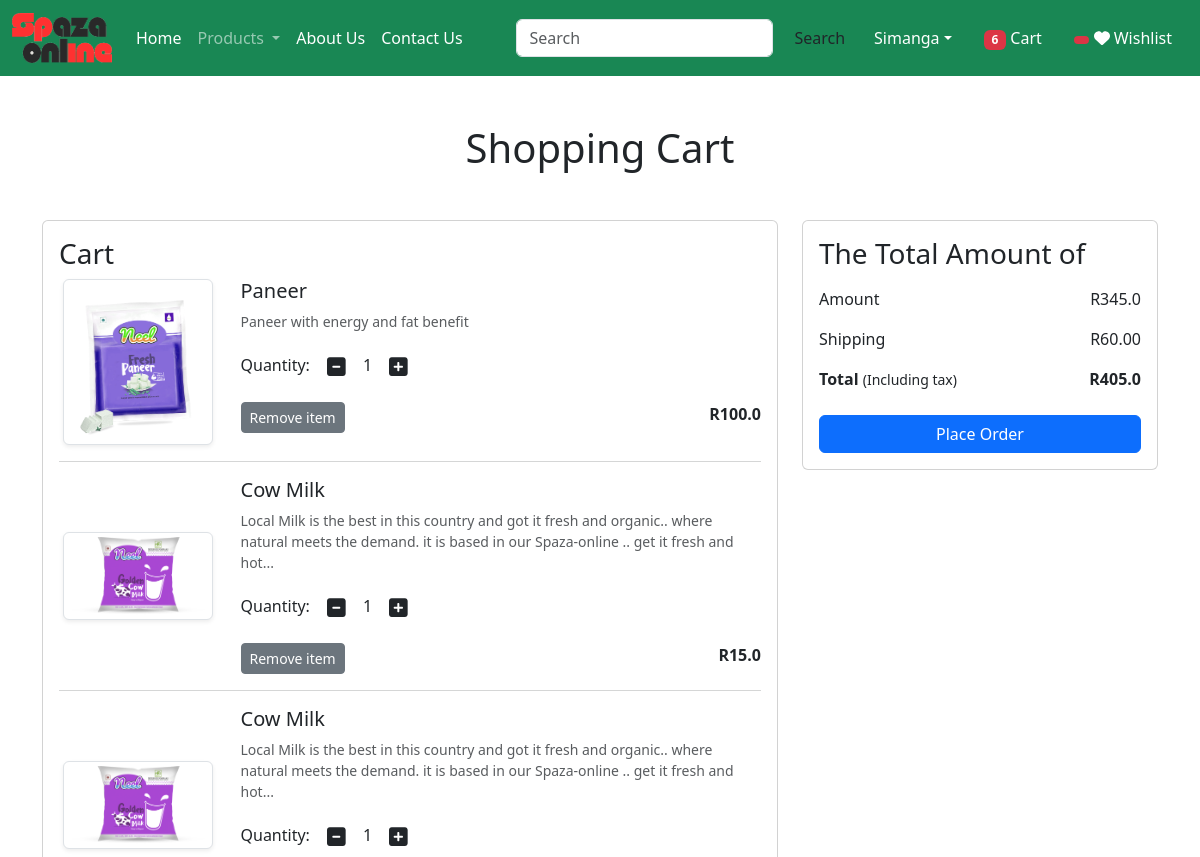
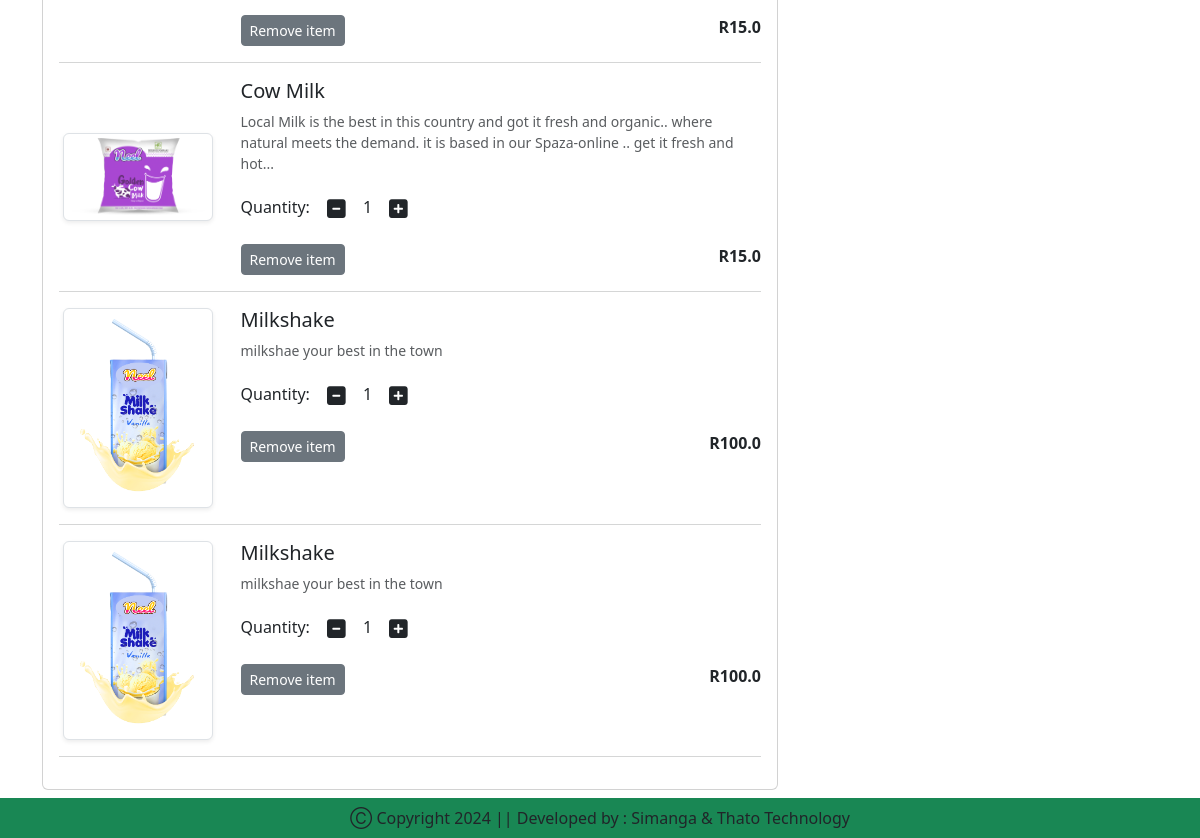
/cart/ (signed in), run on an earlier commit of the app's database (2 pictures, top to bottom).
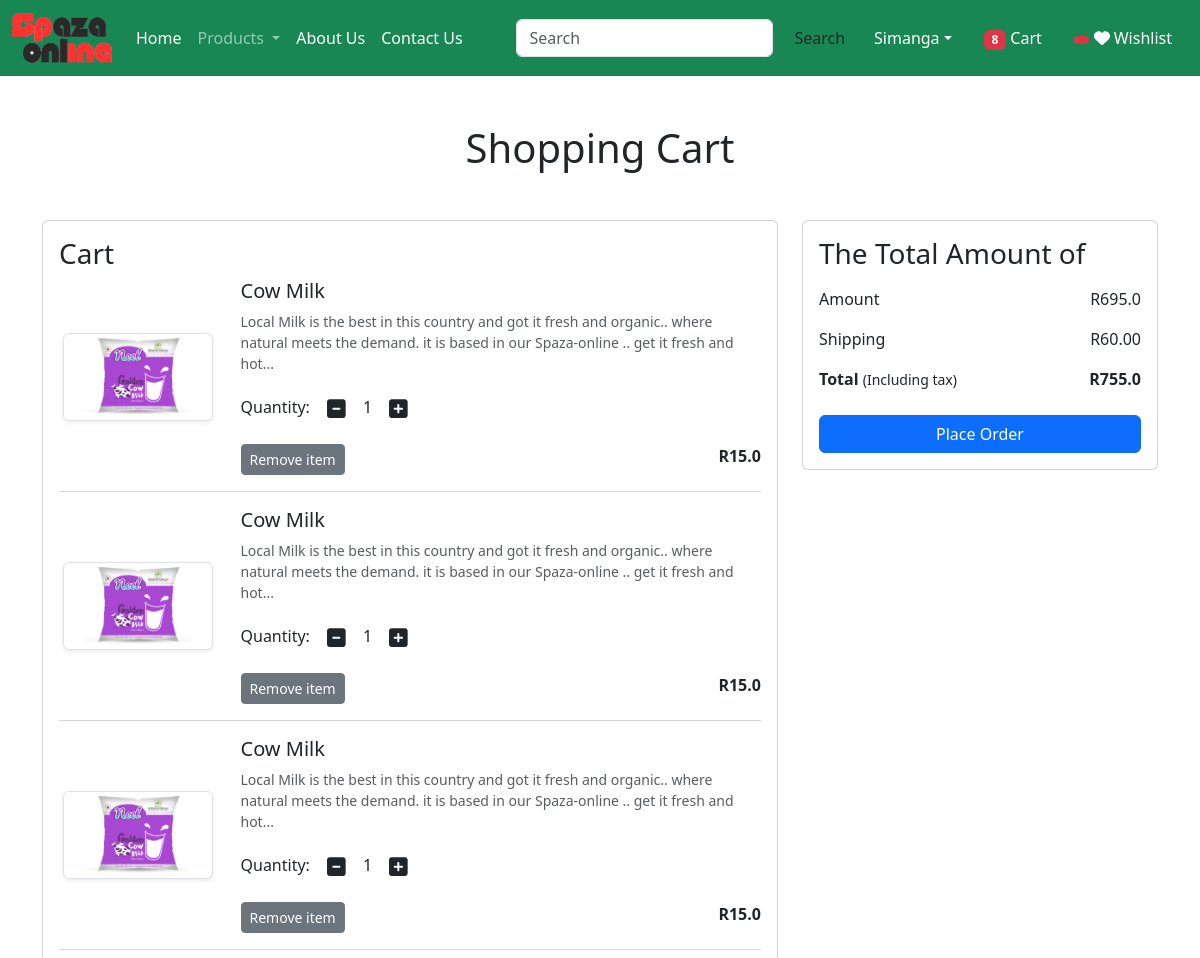
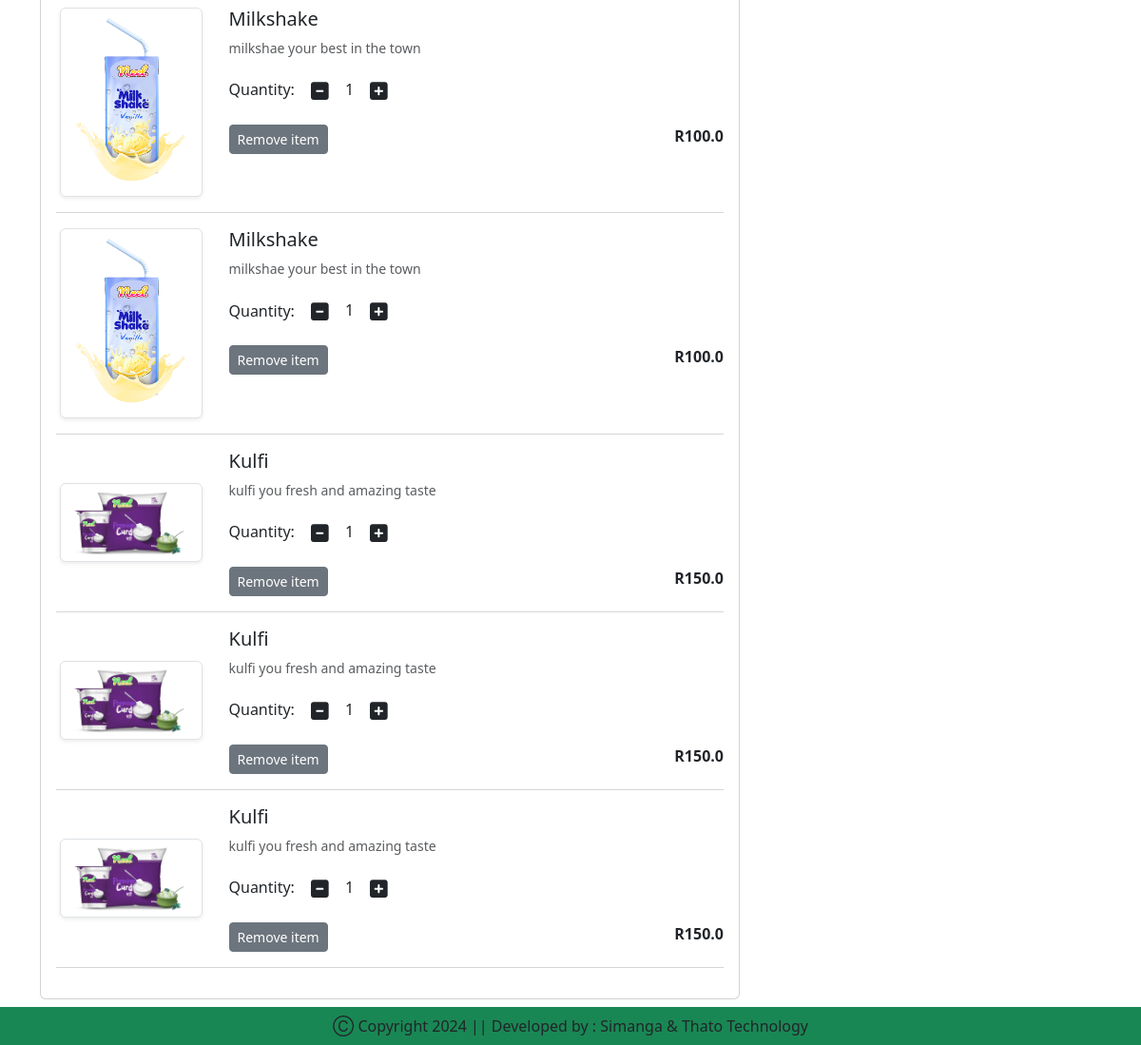
And on a later commit of the database (2 pictures, top to bottom).
### spaza_app/models.py (models this page shows, shortened)
class Cart(models.Model):
    user = models.ForeignKey(User, on_delete=models.CASCADE)
    product = models.ForeignKey(Product, on_delete=models.CASCADE)
    quantity = models.PositiveIntegerField(default=1)

class Product(models.Model):
    title = models.CharField(max_length=100)
    selling_price =models.FloatField()
    discounted_price = models.FloatField()
    description =  models.TextField()
    composition = models.TextField(default='')
    prodapp =models.TextField(default='')
    category = models.CharField(choices=CATEGORY_CHOICES, max_length=2)
    product_image =models.ImageField(upload_to='product')

### spaza_app/views.py (the view)
# urls.py: path('cart/', views.show_cart, name='showcart'),
@login_required
def show_cart(request):
    user = request.user
    cart = Cart.objects.filter(user=user)
    amount = 0
    for p in cart:
        value = p.quantity * p.product.discounted_price
        amount = amount + value
    totalamount = amount + 60
    totalitem = 0
    wishitem = 0
    if request.user.is_authenticated:
        totalitem = len(Cart.objects.filter(user=request.user))
        wishitem = len(Wishlist.objects.filter(user=request.user))
    return render(request, 'spaza_app/addtocart.html', locals())

### spaza_app/templates/spaza_app/addtocart.html (shortened to what this page needs)
{% extends 'spaza_app/base.html' %}
{% load static %}
{% block main-content %}
<div class="container my-5">
    <div class="row">
        {% if cart %}
        <h1 class="text-center mb-5">Shopping Cart</h1>
        <div class="col-sm-8">
            <div class="card">
                <div class="card-body">
                    <h3>Cart</h3>
                    {% for item in cart %}
                    <div class="row">
                        <div class="col-sm-3 text-center align-self-center"><img src="{{item.product.product_image.url}}" alt="" srcset="" class="img-fluid img-thumbnail shadow-sm" height="150" width="150"></div>
                        <div class="col-sm-9">
                            <div>
                                <h5>{{item.product.title}}</h5>
                                <p class="mb-2 text-muted small">{{item.product.description}}</p>
                                <div class="my-3">
                                    <label for="quantity">Quantity:</label>
                                    <a class="minus-cart btn" pid={{item.product.id}}><i class="fas fa-minus-square fa-lg"></i></a>
                                    <span id="quantity">{{item.quantity}}</span>
                                    <a class="plus-cart btn" pid={{item.product.id}}><i class="fas fa-plus-square fa-lg"></i></a>
                                </div>
                                <div class="d-flex justify-content-between">
                                    <a href="#" class="remove-cart btn btn-sm btn-secondary mr-3" pid={{item.product.id}}>Remove item </a>
                                    <p class="mb-0"><span><strong>R{{item.product.discounted_price}}</strong></span></p>
                                </div>
                            </div>
                        </div>
                    </div>
                    <hr class="text-muted">
                    {% endfor %}
                </div>
            </div>
        </div>
        <div class="col-sm-4">
            <div class="card">
                <div class="card-body">
                    <h3>The Total Amount of</h3>
                    <ul class="list-group">
                        <li class="list-group-item d-flex justify-content-between align-items-center border-0 px-0">Amount<span id="amount">R{{amount}}</span></li>
                        <li class="list-group-item d-flex justify-content-between align-items-center border-0 px-0">Shipping<span>R60.00</span></li>
                        <li class="list-group-item d-flex justify-content-between align-items-center border-0 px-0 mb-3">
                            <div>
                                <strong>Total</strong> <small>(Including tax)</small>
                            </div>
                            <span id="totalamount"><strong>R{{totalamount}}</strong></span>
                        </li>
                    </ul>
                    <div class="d-grid"><a href="{% url 'checkout' %}" class="btn btn-primary">Place Order</a>
                    </div>
                </div>
            </div>
        </div>
        {% else %}
        <h1 class="text-center mb-5">Cart is empty</h1>
        {% endif %}
    </div>
</div>
{% endblock main-content %}

### spaza_app/templates/spaza_app/base.html (shortened to what this page needs)
<!DOCTYPE html>
{% load static %}
<html lang="en">
<head>
    <link href="https://cdn.jsdelivr.net/npm/bootstrap@5.3.3/dist/css/bootstrap.min.css" rel="stylesheet">
    <link rel="stylesheet" href=" {% static 'app/css/owl.carousel.min.css' %} " />
    <link rel="stylesheet" href=" {% static 'app/css/all.min.css' %} " />
    <link rel="stylesheet" href=" {% static 'app/css/style.css' %} " />
</head>
<body>
    <nav class="navbar navbar-expand-lg navbar-dark bg-success">
        <div class="container-fluid">
          <a class="navbar-brand" href="#">
            <img src="{% static 'app/images/logo.png' %}" width="100" height="50" />
          </a>
          <div class="collapse navbar-collapse" id="navbarSupportedContent">
            <ul class="navbar-nav me-auto mb-2 mb-lg-0">
              {% if request.user.is_authenticated %}
              <li class="nav-item">
                <a class="nav-link active" aria-current="page" href="/">Home</a>
              </li>
              <li class="nav-item dropdown">
                <a class="nav-link dropdown-toggle" href="#" role="button" data-bs-toggle="dropdown" aria-expanded="false">
                  Products
                </a>
              </li>
              <li class="nav-item">
                <a class="nav-link text-white" href="{% url 'about' %}">About Us</a>
              </li>
              <li class="nav-item">
                <a class="nav-link text-white" href="{% url 'contact' %}">Contact Us</a>
              </li>
            </ul>
            <form class="d-flex" role="search" action="/search">
              <input class="form-control me-2" type="search" placeholder="Search" name="search" aria-label="Search">
              <button class="btn btn-outline-dark-grey" type="submit">Search</button>
            </form>
          </div>
          <ul class = "navbar-nav me-auto mb-2 mb-lg-0">
            <li class="nav-item dropdown mx-2" >
                <a class="nav-link dropdown-toggle text-white" href="#"
                id="profileDropdown" role="button" data-bs-toggle="dropdown"
                aria-expanded="false">Simanga</a>
            </li>
            <li class="nav-item mx-2">
                <a href="{% url 'showcart' %}" class="nav-link text-white"><span class="badge bg-danger"> {% if totalitem > 0 %}{{ totalitem}} {% endif %}</span>  Cart</a>
            </li>
            <li class="nav-item mx-2">
                <a href="{% url 'showwishlist' %}" class="nav-link text-white"><span class="badge bg-danger"> {% if wishitem > 0 %}{{ wishitem}} {% endif %}</span>  <i class="fas fa-heart"></i> Wishlist</a>
            </li>
            {% endif %}
          </ul>
        </div>
      </nav>
      {% block main-content %}{% endblock main-content %}
      <footer class="container-fluid fixed-bottom bg-success text-center p-2 mt-5">
        Ⓒ Copyright  2024 || Developed by : Simanga & Thato Technology
      </footer>
</body>
</html>

What changed in the data, as far as the page shows it:
removed Cart: product.product_image (picture), product "Paneer", product.description "Paneer with energy and fat benefit", quantity "1", product.discounted_price "100.0"
added Cart: product.product_image (picture), product "Kulfi", product.description "kulfi you fresh and amazing taste", quantity "1", product.discounted_price "150.0"
added Cart: product.product_image (picture), product "Kulfi", product.description "kulfi you fresh and amazing taste", quantity "1", product.discounted_price "150.0"
added Cart: product.product_image (picture), product "Kulfi", product.description "kulfi you fresh and amazing taste", quantity "1", product.discounted_price "150.0"
Also different on the page:
{{ totalitem }}: "6" → "8"
{{ amount }}: "345.0" → "695.0"
{{ totalamount }}: "405.0" → "755.0"
